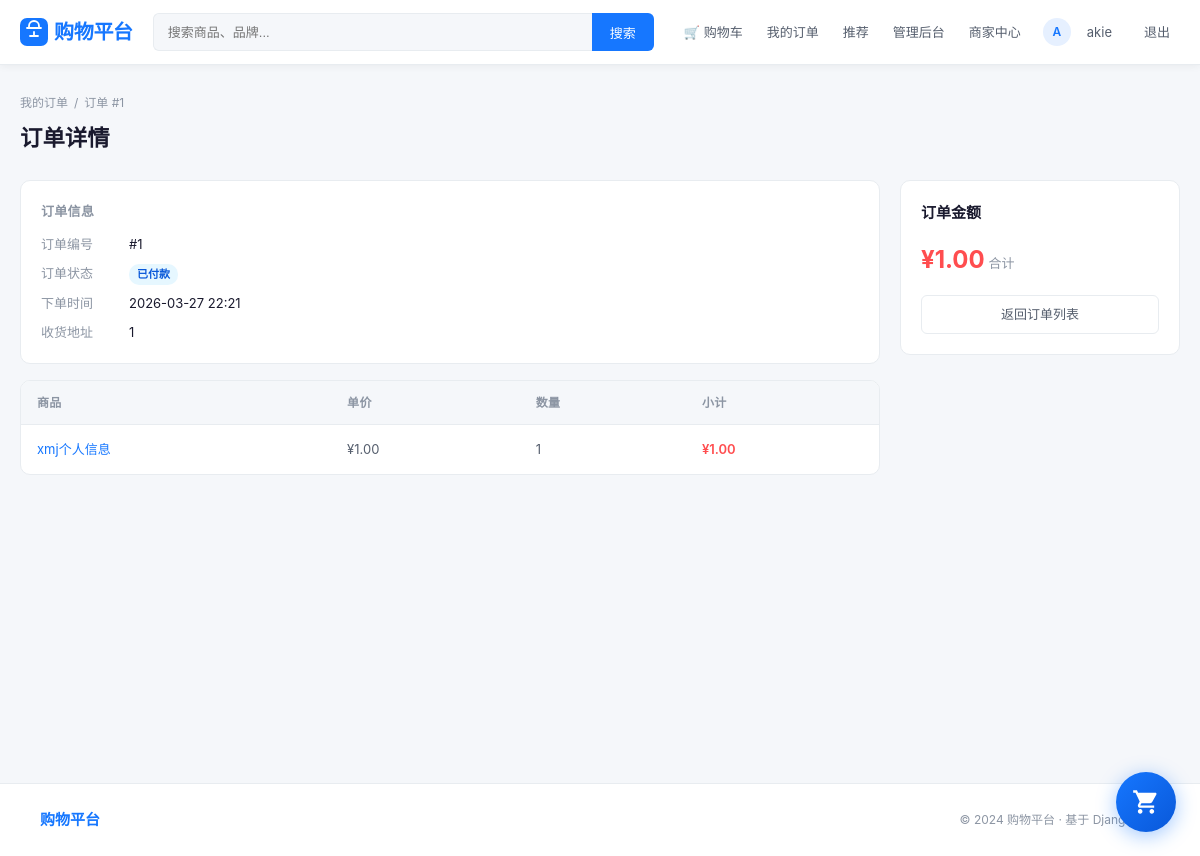
/order/orders/1/ (signed in), run on the app's committed database.
### user/models.py (models this page shows)
class User(AbstractUser):
    phone = models.CharField('手机号', max_length=20, blank=True)
    avatar = models.ImageField('头像', upload_to='avatars/', blank=True)
    address = models.TextField('默认地址', blank=True)
    @property
    def store_profile(self):
        return getattr(self, 'owned_store', None)
    @property
    def is_store_owner(self):
        return bool(self.store_profile and self.store_profile.is_active)
    class Meta:
        verbose_name = '用户'
        verbose_name_plural = '用户'

### order/models.py (models this page shows, shortened)
class Order(models.Model):
    STATUS_CHOICES = [
        ('pending', '待付款'),
        ('paid', '已付款'),
        ('shipped', '已发货'),
        ('completed', '已完成'),
        ('cancelled', '已取消'),
    ]
    user = models.ForeignKey(settings.AUTH_USER_MODEL, on_delete=models.CASCADE, verbose_name='用户')
    status = models.CharField('状态', max_length=20, choices=STATUS_CHOICES, default='pending')
    address = models.TextField('收货地址')
    total_price = models.DecimalField('总价', max_digits=12, decimal_places=2)
    created_at = models.DateTimeField('下单时间', auto_now_add=True)
    remark = models.CharField('备注', max_length=200, blank=True)
    class Meta:
        verbose_name = '订单'
        verbose_name_plural = '订单'

class OrderItem(models.Model):
    order = models.ForeignKey(Order, on_delete=models.CASCADE, related_name='items', verbose_name='订单')
    product = models.ForeignKey(Product, on_delete=models.CASCADE, verbose_name='商品')
    quantity = models.PositiveIntegerField('数量')
    price = models.DecimalField('单价', max_digits=10, decimal_places=2)
    class Meta:
        verbose_name = '订单商品'
        verbose_name_plural = '订单商品'

### product/models.py (models this page shows, shortened)
class Product(models.Model):
    PRODUCT_STATUS_CHOICES = [
        ('active', '销售中'),
        ('inactive', '已下架'),
        ('violated', '违规下架'),
    ]
    store = models.ForeignKey('store.Store', on_delete=models.CASCADE, verbose_name='店铺', related_name='products', null=True, blank=True)
    category = models.ForeignKey(Category, null=True, blank=True, on_delete=models.SET_NULL, verbose_name='分类')
    name = models.CharField('商品名称', max_length=200)
    keywords = models.CharField('关键词', max_length=255, blank=True)
    description = models.TextField('商品描述', blank=True)
    price = models.DecimalField('价格', max_digits=10, decimal_places=2)
    stock = models.PositiveIntegerField('库存', default=0)
    image = models.ImageField('商品图片', upload_to='products/', blank=True)
    is_active = models.BooleanField('快速上下架', default=True, help_text='用于快速切换商品上下架状态')
    product_status = models.CharField('商品状态', max_length=20, choices=PRODUCT_STATUS_CHOICES, default='active', db_index=True, help_text='active:销售中, inactive:商家下架, violated:管理员强制下架')
    created_at = models.DateTimeField('创建时间', auto_now_add=True)
    sales = models.PositiveIntegerField('销量', default=0)
    class Meta:
        verbose_name = '商品'
        verbose_name_plural = '商品'
        ordering = ['-created_at']

### order/views.py (the view)
# urls.py: path('orders/<int:pk>/', views.order_detail, name='order_detail'),
@login_required
def order_detail(request, pk):
    from django.db.models import Q
    order = get_object_or_404(
        Order.objects.prefetch_related('items__product__store'),
        Q(pk=pk) & (Q(user=request.user) | Q(items__product__store__owner=request.user))
    )
    return render(request, 'order/detail.html', {'order': order})

### store/models.py (called while the page is built)
    @property
    def is_active(self):
        return self.status == 'active'

### templates/order/detail.html (shortened to what this page needs)
{% extends 'base.html' %}
{% block content %}
<div class="breadcrumb"><a href="/order/orders/">我的订单</a><span>/</span>订单 #{{ order.id }}</div>
<div class="page-header">
  <h1>订单详情</h1>
</div>
<div style="display:grid;grid-template-columns:1fr 280px;gap:20px;align-items:start">
  <div>
    <div class="order-info-card">
      <h3>订单信息</h3>
      <div class="order-info-row"><span class="order-info-label">订单编号</span><span class="order-info-value">#{{ order.id }}</span></div>
      <div class="order-info-row"><span class="order-info-label">订单状态</span><span class="order-info-value"><span class="badge badge-{{ order.status }}">{{ order.get_status_display }}</span></span></div>
      <div class="order-info-row"><span class="order-info-label">下单时间</span><span class="order-info-value">{{ order.created_at|date:"Y-m-d H:i" }}</span></div>
      <div class="order-info-row"><span class="order-info-label">收货地址</span><span class="order-info-value">{{ order.address }}</span></div>
    </div>
    <div class="table-wrap">
      <table class="table">
        <thead><tr><th>商品</th><th>单价</th><th>数量</th><th>小计</th></tr></thead>
        <tbody>
          {% for item in order.items.all %}
            <tr>
              <td><a href="/products/{{ item.product.id }}/">{{ item.product.name }}</a></td>
              <td>¥{{ item.price }}</td>
              <td>{{ item.quantity }}</td>
              <td style="color:var(--red);font-weight:600">¥{{ item.price }}</td>
            </tr>
          {% endfor %}
        </tbody>
      </table>
    </div>
  </div>
  <div class="cart-summary" style="position:sticky;top:84px">
    <h3>订单金额</h3>
    <div class="cart-total">¥{{ order.total_price }}<small> 合计</small></div>
    <a href="/order/orders/" class="btn btn-block">返回订单列表</a>
  </div>
</div>
{% endblock %}

### templates/base.html (shortened to what this page needs)
<!DOCTYPE html>
<html lang="zh-CN">
<head>
<link rel="stylesheet" href="/static/css/style.css">
</head>
<body>
<nav class="navbar">
  <div class="container nav-inner">
    <a href="/" class="logo">
      <svg viewBox="0 0 28 28" fill="none"><rect width="28" height="28" rx="7" fill="#1677ff"/><path d="M7 10h14M9 10V8a5 5 0 0110 0v2M10 18h8M14 14v4" stroke="#fff" stroke-width="1.8" stroke-linecap="round"/></svg>
      购物平台
    </a>
    <div class="nav-search">
      <form action="/products/" method="get">
        <input type="text" name="q" placeholder="搜索商品、品牌..." value="{{ request.GET.q }}">
        <button type="submit">搜索</button>
      </form>
    </div>
    <div class="nav-links">
      {% if user.is_authenticated %}
        <a href="/order/cart/">🛒 购物车</a>
        <a href="/order/orders/">我的订单</a>
        <a href="/recommendations/">推荐</a>
        {% if user.is_staff %}<a href="/manage/dashboard/">管理后台</a>{% endif %}
        {% if user.is_store_owner %}
          <a href="/store/{{ user.store_profile.id }}/dashboard/">商家中心</a>
        {% else %}
          <a href="/store/apply/">开店</a>
        {% endif %}
        <span class="nav-user-name">
          <span class="nav-avatar">{{ user.username|slice:":1"|upper }}</span>
          <a href="/user/profile/">{{ user.username }}</a>
        </span>
        <a href="/user/logout/">退出</a>
      {% else %}
        <a href="/user/login/">登录</a>
        <a href="/user/register/" class="nav-btn">免费注册</a>
      {% endif %}
    </div>
  </div>
</nav>
<div class="container main-content">
  {% block content %}{% endblock %}
</div>
<footer class="footer">
  <div class="container footer-inner">
    <span class="footer-brand">购物平台</span>
    <span class="footer-copy">© 2024 购物平台 · 基于 Django 开发</span>
  </div>
</footer>
{% if user.is_authenticated %}
<a href="/order/cart/" class="cart-float-btn">
</a>
{% endif %}
</body>
</html>

### data on the page
User: username "A", username "akie"
Order: id "1", status "已付款", created_at "2026-03-27 22:21", address "1", total_price "1.00"
OrderItem: product.name "xmj个人信息", price "1.00", quantity "1"
